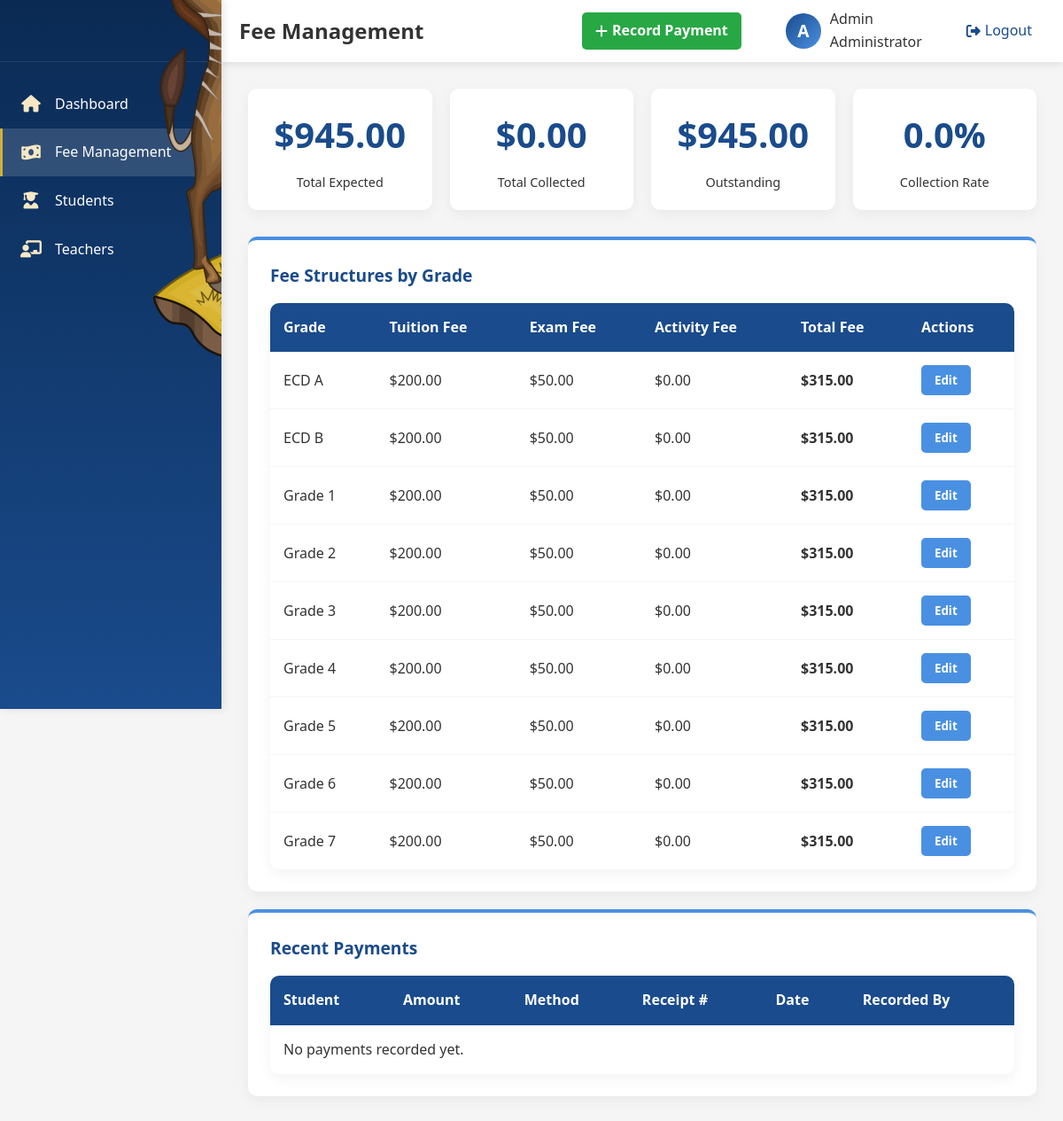
Screenshot of /fees/admin/dashboard/ (signed in) with the database file from the repository.
### fees/models.py (models this page shows, shortened)
class FeeStructure(models.Model):
    academic_year = models.ForeignKey(AcademicYear, on_delete=models.CASCADE, null=True, blank=True)
    term = models.ForeignKey(Term, on_delete=models.CASCADE, null=True, blank=True)
    grade = models.ForeignKey('classes.Grade', on_delete=models.CASCADE)
    currency = models.CharField(max_length=3, default='USD', choices=[('USD', 'USD'), ('ZWL', 'ZWL'), ('ZAR', 'ZAR')])
    tuition_fee = models.DecimalField(max_digits=10, decimal_places=2, default=0)
    exam_fee = models.DecimalField(max_digits=10, decimal_places=2, default=0)
    development_levy = models.DecimalField(max_digits=10, decimal_places=2, default=0)
    building_fund = models.DecimalField(max_digits=10, decimal_places=2, default=0)
    sports_levy = models.DecimalField(max_digits=10, decimal_places=2, default=0)
    library_fee = models.DecimalField(max_digits=10, decimal_places=2, default=0)
    laboratory_fee = models.DecimalField(max_digits=10, decimal_places=2, default=0)
    computer_lab_fee = models.DecimalField(max_digits=10, decimal_places=2, default=0)
    transport_fee = models.DecimalField(max_digits=10, decimal_places=2, default=0)
    boarding_fee = models.DecimalField(max_digits=10, decimal_places=2, default=0)
    extra_classes_fee = models.DecimalField(max_digits=10, decimal_places=2, default=0)
    activity_fee = models.DecimalField(max_digits=10, decimal_places=2, default=0)
    total_fee = models.DecimalField(max_digits=10, decimal_places=2, default=0)
    payment_deadline = models.DateField(null=True, blank=True)
    early_payment_discount = models.DecimalField(max_digits=5, decimal_places=2, default=0)  # percentage
    late_payment_penalty = models.DecimalField(max_digits=5, decimal_places=2, default=0)  # percentage
    is_day_scholar = models.BooleanField(default=True)
    is_boarder = models.BooleanField(default=False)
    class Meta:
        unique_together = ['academic_year', 'term', 'grade', 'is_day_scholar']

### classes/models.py (models this page shows, shortened)
class Grade(models.Model):
    name = models.CharField(max_length=20, unique=True)  # e.g., ECD A, Grade 1, etc.

### fees/views.py (the view)
# urls.py: path('admin/dashboard/', views.fee_management_dashboard, name='fee_management_dashboard'),
@login_required
def fee_management_dashboard(request):
    if not request.user.is_staff:
        return redirect('student_fee_dashboard')
    current_year = AcademicYear.objects.filter(is_current=True).first()
    current_term = Term.objects.filter(is_current=True).first()
    total_expected = StudentLedger.objects.filter(
        academic_year=current_year,
        term=current_term
    ).aggregate(total=Sum('total_required'))['total'] or 0
    total_collected = Payment.objects.filter(
        ledger__academic_year=current_year,
        ledger__term=current_term,
        status='verified'
    ).aggregate(total=Sum('amount'))['total'] or 0
    total_outstanding = total_expected - total_collected
    collection_rate = 0
    if total_expected > 0:
        collection_rate = (total_collected / total_expected) * 100
    today = timezone.now().date()
    todays_collections = Payment.objects.filter(
        payment_date__date=today,
        status='verified'
    ).aggregate(total=Sum('amount'))['total'] or 0
    total_students = Student.objects.count()
    fully_paid_students = StudentLedger.objects.filter(
        academic_year=current_year,
        term=current_term,
        outstanding_balance__lte=0
    ).count()
    recent_payments = Payment.objects.select_related(
        'student__user', 'recorded_by', 'payment_method'
    ).order_by('-payment_date')[:10]
    fee_structures = FeeStructure.objects.select_related(
        'academic_year', 'term', 'grade'
    ).filter(academic_year=current_year).order_by('grade__name')
    context = {
        'total_expected': total_expected,
        'total_collected': total_collected,
        'total_outstanding': total_outstanding,
        'collection_rate': collection_rate,
        'todays_collections': todays_collections,
        'total_students': total_students,
        'fully_paid_students': fully_paid_students,
        'recent_payments': recent_payments,
        'fee_structures': fee_structures,
        'current_year': current_year,
        'current_term': current_term,
    }
    return render(request, 'admin/fee_management.html', context)

### templates/admin/fee_management.html (shortened to what this page needs)
<!DOCTYPE html>
{% load static %}
<!DOCTYPE html>
<html lang="en">
<head>
    <link rel="stylesheet" href="https://cdnjs.cloudflare.com/ajax/libs/font-awesome/6.4.0/css/all.min.css">
</head>
<body>
    <div class="dashboard-container">
        <div class="sidebar">
            <div class="sidebar-header">
                <img src="{% static 'images/cort.png' %}" alt="School Logo" class="school-logo">
            </div>
            <ul class="sidebar-menu">
                <li class="menu-item">
                    <a href="{% url 'admin_dashboard' %}" style="display: flex; align-items: center; text-decoration: none; color: inherit; width: 100%;">
                        <div class="menu-icon">
                            <i class="fas fa-home"></i>
                        </div>
                        <span class="menu-text">Dashboard</span>
                    </a>
                </li>
                <li class="menu-item active">
                    <div class="menu-icon">
                        <i class="fas fa-money-bill-wave"></i>
                    </div>
                    <span class="menu-text">Fee Management</span>
                </li>
                <li class="menu-item">
                    <div class="menu-icon">
                        <i class="fas fa-user-graduate"></i>
                    </div>
                    <span class="menu-text">Students</span>
                </li>
                <li class="menu-item">
                    <div class="menu-icon">
                        <i class="fas fa-chalkboard-teacher"></i>
                    </div>
                    <span class="menu-text">Teachers</span>
                </li>
            </ul>
        </div>
        <div class="main-content">
            <div class="topbar">
                <div class="topbar-left">
                    <h2 class="page-title">Fee Management</h2>
                </div>
                <div class="topbar-right">
                    <div class="topbar-item">
                        <a href="{% url 'admin_record_payment' %}" class="btn btn-success" style="text-decoration: none; color: white;">
                            <i class="fas fa-plus"></i>
                            Record Payment
                        </a>
                    </div>
                    <div class="topbar-item user-profile">
                        <div class="user-avatar">A</div>
                        <div class="user-details">
                            <div class="user-name">Admin</div>
                            <div class="user-role">Administrator</div>
                        </div>
                    </div>
                    <div class="topbar-item">
                        <a href="{% url 'logout' %}" style="color: var(--primary-blue); text-decoration: none; display: flex; align-items: center; gap: 5px;">
                            <i class="fas fa-sign-out-alt"></i>
                            <span>Logout</span>
                        </a>
                    </div>
                </div>
            </div>
            <div class="content-area">
                <div class="stats-grid">
                    <div class="stat-card">
                        <div class="stat-value">${{ total_expected|floatformat:2 }}</div>
                        <div class="stat-label">Total Expected</div>
                    </div>
                    <div class="stat-card">
                        <div class="stat-value">${{ total_collected|floatformat:2 }}</div>
                        <div class="stat-label">Total Collected</div>
                    </div>
                    <div class="stat-card">
                        <div class="stat-value">${{ total_outstanding|floatformat:2 }}</div>
                        <div class="stat-label">Outstanding</div>
                    </div>
                    <div class="stat-card">
                        <div class="stat-value">{{ collection_rate|floatformat:1 }}%</div>
                        <div class="stat-label">Collection Rate</div>
                    </div>
                </div>
                <div class="card">
                    <div class="card-header">
                        <h3 class="card-title">Fee Structures by Grade</h3>
                    </div>
                    <div class="card-content">
                        <table class="data-table">
                            <thead>
                                <tr>
                                    <th>Grade</th>
                                    <th>Tuition Fee</th>
                                    <th>Exam Fee</th>
                                    <th>Activity Fee</th>
                                    <th>Total Fee</th>
                                    <th>Actions</th>
                                </tr>
                            </thead>
                            <tbody>
                                {% for fee in fee_structures %}
                                <tr>
                                    <td>{{ fee.grade.name }}</td>
                                    <td>${{ fee.tuition_fee }}</td>
                                    <td>${{ fee.exam_fee }}</td>
                                    <td>${{ fee.activity_fee }}</td>
                                    <td><strong>${{ fee.total_fee }}</strong></td>
                                    <td>
                                        <button class="btn btn-primary">Edit</button>
                                    </td>
                                </tr>
                                {% empty %}
                                <tr>
                                    <td colspan="6">No fee structures defined yet.</td>
                                </tr>
                                {% endfor %}
                            </tbody>
                        </table>
                    </div>
                </div>
                <div class="card">
                    <div class="card-header">
                        <h3 class="card-title">Recent Payments</h3>
                    </div>
                    <div class="card-content">
                        <table class="data-table">
                            <thead>
                                <tr>
                                    <th>Student</th>
                                    <th>Amount</th>
                                    <th>Method</th>
                                    <th>Receipt #</th>
                                    <th>Date</th>
                                    <th>Recorded By</th>
                                </tr>
                            </thead>
                            <tbody>
                                {% for payment in recent_payments %}
                                <tr>
                                    <td>{{ payment.student.user.first_name }} {{ payment.student.user.last_name }}</td>
                                    <td>${{ payment.amount }}</td>
                                    <td>{{ payment.get_payment_method_display }}</td>
                                    <td>{{ payment.receipt_number }}</td>
                                    <td>{{ payment.payment_date|date:"M d, Y" }}</td>
                                    <td>{{ payment.recorded_by.first_name }} {{ payment.recorded_by.last_name }}</td>
                                </tr>
                                {% empty %}
                                <tr>
                                    <td colspan="6">No payments recorded yet.</td>
                                </tr>
                                {% endfor %}
                            </tbody>
                        </table>
                    </div>
                </div>
            </div>
        </div>
    </div>
</body>
</html>

### templates/admin/fee_management.html (style rules this page uses)
* { margin: 0; padding: 0; box-sizing: border-box; font-family: 'Segoe UI', Tahoma, Geneva, Verdana, sans-serif; }
:root { --primary-blue: #1a4b8c; --secondary-blue: #2c6cb0; --accent-blue: #4a90e2; --light-blue: #e6f2ff; --dark-blue: #0a2a53; --gold: #d4af37; --light-gold: #f7e8c4; --white: #ffffff; --light-gray: #f5f5f5; --text-dark: #333333; --success: #28a745; --warning: #ffc107; --danger: #dc3545; --sidebar-width: 250px; --sidebar-collapsed: 70px; --topbar-height: 70px; --transition: all 0.3s ease; }
body { color: var(--text-dark); line-height: 1.6; background-color: var(--light-gray); overflow-x: hidden; }
.dashboard-container { display: flex; min-height: 100vh; }
.sidebar { width: var(--sidebar-width); background: linear-gradient(to bottom, var(--dark-blue), var(--primary-blue)); color: var(--white); transition: var(--transition); position: fixed; height: 100vh; z-index: 100; box-shadow: 2px 0 10px rgba(0, 0, 0, 0.1); overflow-y: auto; }
.sidebar-header { padding: 20px; display: flex; align-items: center; justify-content: space-between; border-bottom: 1px solid rgba(255, 255, 255, 0.1); height: var(--topbar-height); }
.sidebar-menu { list-style: none; padding: 20px 0; }
.menu-item { padding: 12px 20px; display: flex; align-items: center; cursor: pointer; transition: var(--transition); border-left: 3px solid transparent; }
.menu-item.active { background-color: rgba(255, 255, 255, 0.15); border-left: 3px solid var(--gold); }
.menu-icon { width: 24px; text-align: center; margin-right: 15px; font-size: 1.2rem; color: var(--light-gold); }
.menu-text { transition: var(--transition); }
.topbar { height: var(--topbar-height); background-color: var(--white); box-shadow: 0 2px 10px rgba(0, 0, 0, 0.1); display: flex; align-items: center; justify-content: space-between; padding: 0 20px; position: fixed; top: 0; right: 0; left: var(--sidebar-width); z-index: 99; transition: var(--transition); }
.topbar-left { display: flex; align-items: center; }
.topbar-right { display: flex; align-items: center; gap: 20px; }
.topbar-item { display: flex; align-items: center; gap: 10px; cursor: pointer; padding: 8px 15px; border-radius: 5px; transition: var(--transition); }
.user-avatar { width: 40px; height: 40px; border-radius: 50%; background: linear-gradient(135deg, var(--primary-blue), var(--accent-blue)); display: flex; align-items: center; justify-content: center; color: white; font-weight: bold; font-size: 1.2rem; }
.main-content { flex: 1; margin-left: var(--sidebar-width); transition: var(--transition); padding-top: var(--topbar-height); }
.content-area { padding: 30px; }
.card { background-color: var(--white); border-radius: 10px; padding: 25px; box-shadow: 0 5px 15px rgba(0, 0, 0, 0.05); transition: var(--transition); animation: fadeInUp 0.5s ease; border-top: 4px solid var(--accent-blue); margin-bottom: 20px; }
.card-header { display: flex; align-items: center; margin-bottom: 15px; }
.card-title { color: var(--primary-blue); font-size: 1.2rem; font-weight: 600; }
.data-table { width: 100%; border-collapse: collapse; background-color: var(--white); border-radius: 10px; overflow: hidden; box-shadow: 0 5px 15px rgba(0, 0, 0, 0.05); animation: fadeIn 0.8s ease; }
.data-table th { background-color: var(--primary-blue); color: white; padding: 15px; text-align: left; }
.data-table td { padding: 15px; border-bottom: 1px solid var(--light-gray); }
.data-table tr:last-child td { border-bottom: none; }
.btn { padding: 8px 15px; border: none; border-radius: 5px; font-weight: 600; cursor: pointer; transition: var(--transition); display: inline-flex; align-items: center; gap: 5px; }
.btn-primary { background-color: var(--accent-blue); color: white; }
.btn-success { background-color: var(--success); color: white; }
.stats-grid { display: grid; grid-template-columns: repeat(auto-fill, minmax(200px, 1fr)); gap: 20px; margin-bottom: 30px; }
.stat-card { background-color: var(--white); border-radius: 10px; padding: 20px; box-shadow: 0 5px 15px rgba(0, 0, 0, 0.05); text-align: center; transition: var(--transition); }
.stat-value { font-size: 2.5rem; font-weight: 700; color: var(--primary-blue); margin-bottom: 10px; }
.stat-label { color: var(--text-dark); font-size: 0.9rem; }

### rows the page displays
FeeStructure: grade.name "ECD A", tuition_fee "200.00", exam_fee "50.00", activity_fee "0.00", total_fee "315.00"
FeeStructure: grade.name "ECD B", tuition_fee "200.00", exam_fee "50.00", activity_fee "0.00", total_fee "315.00"
FeeStructure: grade.name "Grade 1", tuition_fee "200.00", exam_fee "50.00", activity_fee "0.00", total_fee "315.00"
FeeStructure: grade.name "Grade 2", tuition_fee "200.00", exam_fee "50.00", activity_fee "0.00", total_fee "315.00"
FeeStructure: grade.name "Grade 3", tuition_fee "200.00", exam_fee "50.00", activity_fee "0.00", total_fee "315.00"
FeeStructure: grade.name "Grade 4", tuition_fee "200.00", exam_fee "50.00", activity_fee "0.00", total_fee "315.00"
FeeStructure: grade.name "Grade 5", tuition_fee "200.00", exam_fee "50.00", activity_fee "0.00", total_fee "315.00"
FeeStructure: grade.name "Grade 6", tuition_fee "200.00", exam_fee "50.00", activity_fee "0.00", total_fee "315.00"
FeeStructure: grade.name "Grade 7", tuition_fee "200.00", exam_fee "50.00", activity_fee "0.00", total_fee "315.00"

### other values shown
{{ total_expected|floatformat:2 }} "945.00"
{{ total_collected|floatformat:2 }} "0.00"
{{ total_outstanding|floatformat:2 }} "945.00"
{{ collection_rate|floatformat:1 }} "0.0"
